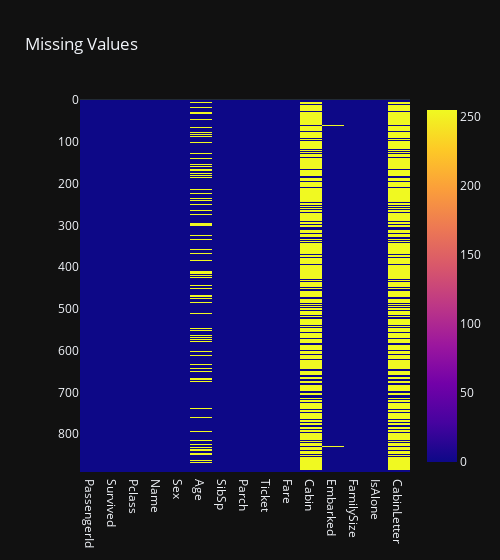

The notebook cell saved with this chart:
### Markdown cell above
Objective : Analyze the missing values in a dataframe<br>
About the code : Create a function that can analyze the missing values in a dataframe and display them in a table and a heatmap. <br> 
Justification : The heatmap was chosen because it can visually show the distribution and pattern of missing values across the dataframe. 

Steps to build the function :
- The first line defines a function called `missing_values` that takes a dataframe as an input parameter.
- The second line creates a new dataframe with the data types of each column in the input dataframe using the `pd.DataFrame` method and assigns it to the variable `missingInfo`.
- The third line adds a new column to the `missingInfo` dataframe with the number of missing values in each column of the input dataframe using the `df.isnull().sum()` method.
- The fourth line adds another new column to the `missingInfo` dataframe with the percentage of missing values in each column of the input dataframe using the `round((df.isnull().sum() / len(df)) * 100, 2)` expression.
- The fifth line sorts the `missingInfo` dataframe by the percentage of missing values in descending order using the `sort_values` method with the parameter `by="% missing"` and `ascending=False`.
- The sixth line creates a heatmap plot of the input dataframe showing which values are missing (True) or present (False) using the `px.imshow` method with the parameters `df.isnull()`, `width=500`, and `title="Missing Values"` and assigns it to the variable `fig_missing`.
- The seventh line displays the plot using the `show` method on the `fig_missing` variable.
- The eighth line returns the `missingInfo` dataframe as the output of the function.
- The ninth line calls the function with a dataframe as an argument and displays its output.

Result : The result shows the data types, the number of missing values, and the percentage of missing values for each column in the input dataframe. The columns are sorted by the percentage of missing values in descending order. The result indicates that the `Cabin` column has the most missing values (77.10%), followed by the `Age` column (19.87%), and the `Embarked` column (0.22%). The rest of the columns have no missing values. The result also shows that the columns have different data types, such as object, float64, and int64.

### Code cell
def missing_values(df):
    missingInfo = pd.DataFrame(df.dtypes, columns=["dtypes"])
    missingInfo["missing"] = df.isnull().sum()
    missingInfo["% missing"] = round((df.isnull().sum() / len(df)) * 100, 2)
    missingInfo = missingInfo.sort_values(by="% missing", ascending=False)
    fig_missing = px.imshow(df.isnull(), width=500, title="Missing Values")
    fig_missing.show()
    return missingInfo
missing_values(df)

### Figure 1 — Plotly figure (JSON) as saved in the notebook; plotly's stock layout.template omitted (floating-point values rounded to 4 significant figures; data arrays with more than 128 entries replaced by an {"elided": "..."} marker saying what was removed)
{"data": [{"coloraxis": "coloraxis", "hovertemplate": "x: %{x}<br>y: %{y}<br>color: %{z}<extra></extra>", "name": "0", "type": "heatmap", "x": ["PassengerId", "Survived", "Pclass", "Name", "Sex", "Age", "SibSp", "Parch", "Ticket", "Fare", "Cabin", "Embarked", "FamilySize", "IsAlone", "CabinLetter"], "xaxis": "x", "y": {"elided": "891 int values"}, "yaxis": "y", "z": {"elided": "891x15 int values"}}], "layout": {"coloraxis": {"colorscale": [[0, "#0d0887"], [0.1111, "#46039f"], [0.2222, "#7201a8"], [0.3333, "#9c179e"], [0.4444, "#bd3786"], [0.5556, "#d8576b"], [0.6667, "#ed7953"], [0.7778, "#fb9f3a"], [0.8889, "#fdca26"], [1, "#f0f921"]]}, "title": {"text": "Missing Values"}, "width": 500, "xaxis": {"anchor": "y", "constrain": "domain", "domain": [0, 1], "scaleanchor": "y"}, "yaxis": {"anchor": "x", "autorange": "reversed", "constrain": "domain", "domain": [0, 1]}}}
